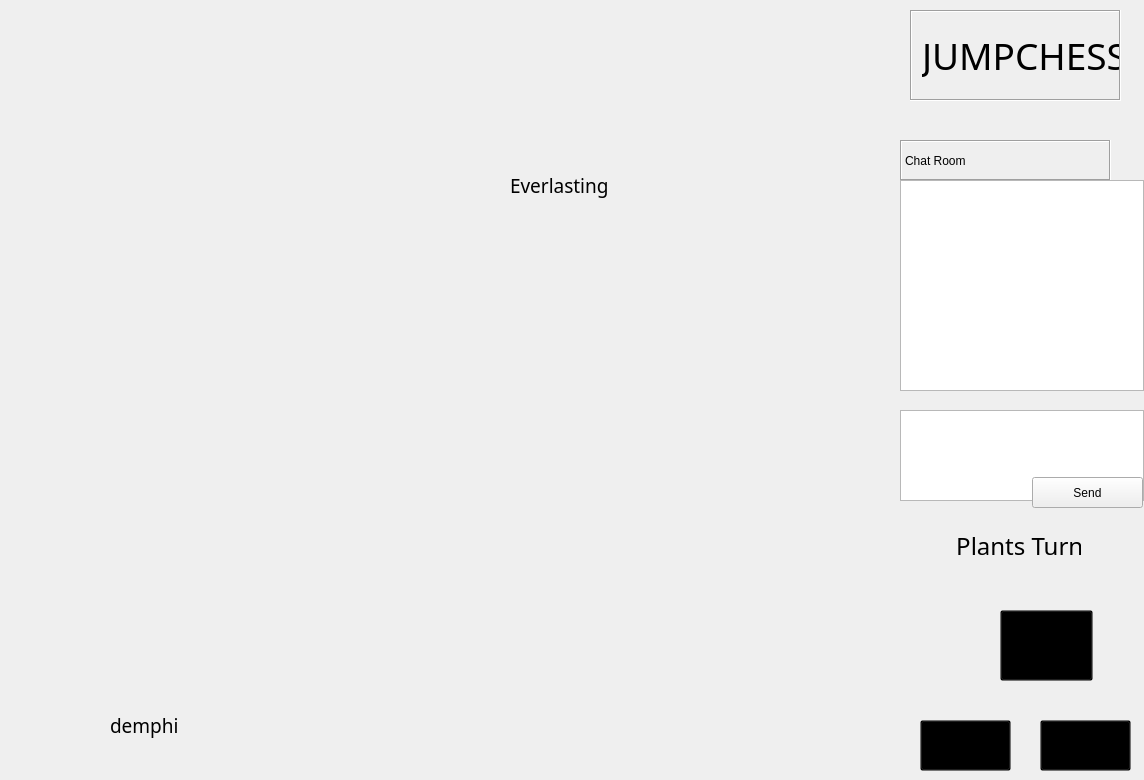
<?xml version="1.0" encoding="UTF-8"?>
<ui version="4.0">
 <class>playwindow</class>
 <widget class="QMainWindow" name="playwindow">
  <property name="geometry">
   <rect>
    <x>0</x>
    <y>0</y>
    <width>1144</width>
    <height>780</height>
   </rect>
  </property>
  <property name="windowTitle">
   <string>JumpChess</string>
  </property>
  <widget class="QWidget" name="centralwidget">
   <widget class="QWidget" name="widget" native="true">
    <property name="geometry">
     <rect>
      <x>0</x>
      <y>0</y>
      <width>901</width>
      <height>780</height>
     </rect>
    </property>
    <property name="styleSheet">
     <string notr="true">background-image: url(:/res/backgrounds/playwindow.png);</string>
    </property>
    <widget class="QLabel" name="name0">
     <property name="geometry">
      <rect>
       <x>110</x>
       <y>710</y>
       <width>111</width>
       <height>31</height>
      </rect>
     </property>
     <property name="font">
      <font>
       <family>3ds</family>
       <pointsize>14</pointsize>
      </font>
     </property>
     <property name="styleSheet">
      <string notr="true">background:transparent;
</string>
     </property>
     <property name="text">
      <string>demphi</string>
     </property>
    </widget>
    <widget class="QLabel" name="name3">
     <property name="geometry">
      <rect>
       <x>510</x>
       <y>170</y>
       <width>111</width>
       <height>31</height>
      </rect>
     </property>
     <property name="font">
      <font>
       <family>3ds</family>
       <pointsize>14</pointsize>
      </font>
     </property>
     <property name="styleSheet">
      <string notr="true">background:transparent;
</string>
     </property>
     <property name="text">
      <string>Everlasting</string>
     </property>
    </widget>
   </widget>
   <widget class="QPushButton" name="SendButton">
    <property name="geometry">
     <rect>
      <x>1032</x>
      <y>477</y>
      <width>111</width>
      <height>31</height>
     </rect>
    </property>
    <property name="text">
     <string>Send</string>
    </property>
   </widget>
   <widget class="QTextEdit" name="textEdit">
    <property name="geometry">
     <rect>
      <x>900</x>
      <y>410</y>
      <width>244</width>
      <height>91</height>
     </rect>
    </property>
   </widget>
   <widget class="QLabel" name="label">
    <property name="geometry">
     <rect>
      <x>900</x>
      <y>140</y>
      <width>211</width>
      <height>41</height>
     </rect>
    </property>
    <property name="frameShape">
     <enum>QFrame::Box</enum>
    </property>
    <property name="frameShadow">
     <enum>QFrame::Sunken</enum>
    </property>
    <property name="text">
     <string>Chat Room</string>
    </property>
   </widget>
   <widget class="QTextBrowser" name="textBrowser">
    <property name="geometry">
     <rect>
      <x>900</x>
      <y>180</y>
      <width>244</width>
      <height>211</height>
     </rect>
    </property>
    <property name="frameShape">
     <enum>QFrame::StyledPanel</enum>
    </property>
   </widget>
   <widget class="QLabel" name="Title">
    <property name="geometry">
     <rect>
      <x>910</x>
      <y>10</y>
      <width>211</width>
      <height>91</height>
     </rect>
    </property>
    <property name="font">
     <font>
      <family>Adobe Arabic</family>
      <pointsize>28</pointsize>
     </font>
    </property>
    <property name="frameShape">
     <enum>QFrame::Box</enum>
    </property>
    <property name="frameShadow">
     <enum>QFrame::Sunken</enum>
    </property>
    <property name="text">
     <string>JUMPCHESS</string>
    </property>
   </widget>
   <widget class="QPushButton" name="regret">
    <property name="geometry">
     <rect>
      <x>1000</x>
      <y>610</y>
      <width>93</width>
      <height>71</height>
     </rect>
    </property>
    <property name="styleSheet">
     <string notr="true">background:transparent;</string>
    </property>
    <property name="text">
     <string>regret</string>
    </property>
   </widget>
   <widget class="QLabel" name="turn">
    <property name="geometry">
     <rect>
      <x>950</x>
      <y>520</y>
      <width>131</width>
      <height>51</height>
     </rect>
    </property>
    <property name="font">
     <font>
      <family>CityBlueprint</family>
      <pointsize>18</pointsize>
      <underline>false</underline>
     </font>
    </property>
    <property name="styleSheet">
     <string notr="true"/>
    </property>
    <property name="text">
     <string> Plants Turn</string>
    </property>
   </widget>
   <widget class="QPushButton" name="exit">
    <property name="geometry">
     <rect>
      <x>1040</x>
      <y>720</y>
      <width>91</width>
      <height>51</height>
     </rect>
    </property>
    <property name="styleSheet">
     <string notr="true">background:transparent;</string>
    </property>
    <property name="text">
     <string>exit</string>
    </property>
   </widget>
   <widget class="QPushButton" name="start">
    <property name="geometry">
     <rect>
      <x>920</x>
      <y>720</y>
      <width>91</width>
      <height>51</height>
     </rect>
    </property>
    <property name="styleSheet">
     <string notr="true">background:transparent;</string>
    </property>
    <property name="text">
     <string>start</string>
    </property>
   </widget>
   <zorder>widget</zorder>
   <zorder>textEdit</zorder>
   <zorder>label</zorder>
   <zorder>textBrowser</zorder>
   <zorder>SendButton</zorder>
   <zorder>Title</zorder>
   <zorder>regret</zorder>
   <zorder>turn</zorder>
   <zorder>exit</zorder>
   <zorder>start</zorder>
  </widget>
 </widget>
 <resources/>
 <connections/>
</ui>
